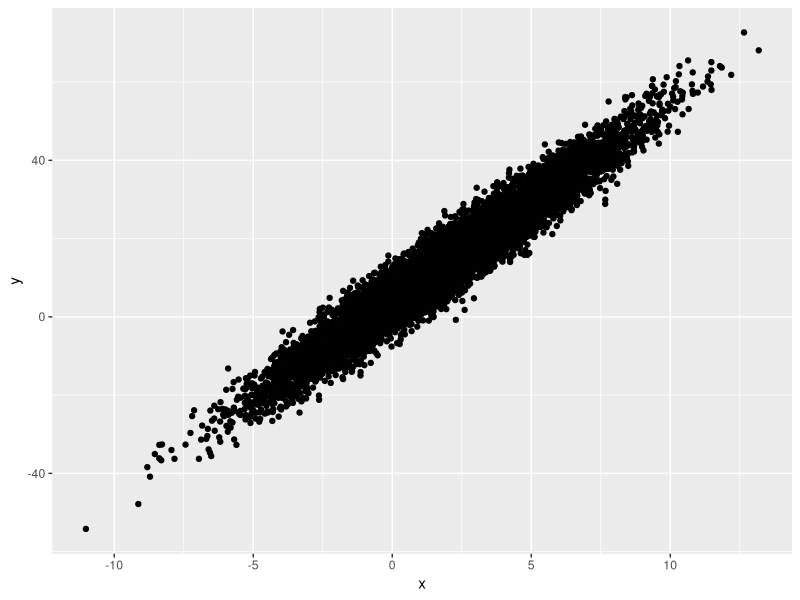
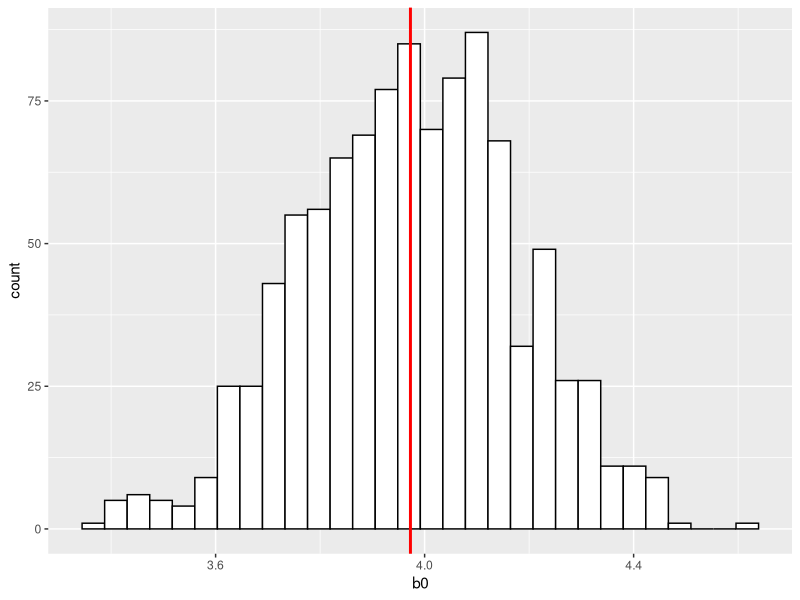
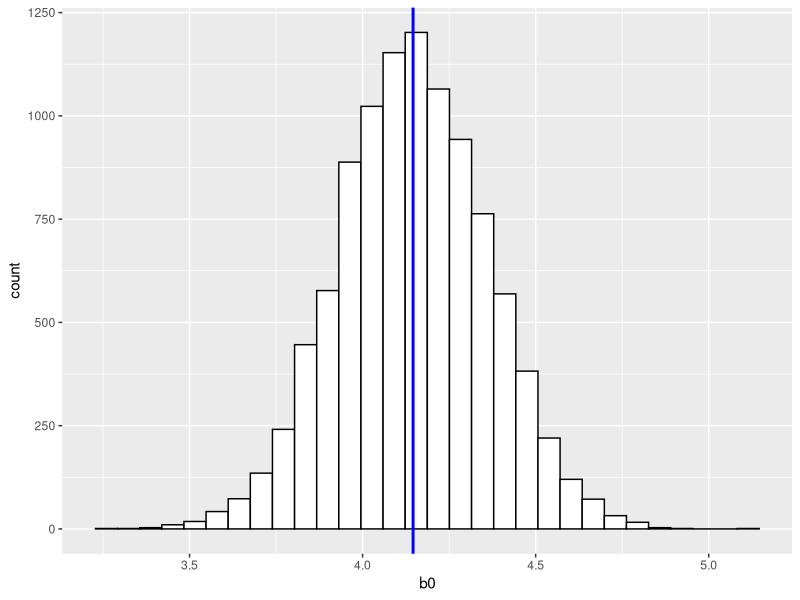

Here is the R script that generated these plots, in order:
## ---- chunk 1
library(ggplot2)
x <-rnorm(10000, mean = 2, sd = 3)
y <- 4 + 5*x + rnorm(10000,0,4)
df <- cbind.data.frame(y,x)

ggplot(data = df, aes( x =x, y =y )) + 
  geom_point()
## ---- chunk 2
# Muestras de la población
results_pop <- data.frame(b0 = double(), b1 = double())
set.seed(123)
for (i in 1:1000){
  df_train <- df[sample(nrow(df),size = 500,replace = FALSE),]
  ml_train <- lm(formula = y ~ x, data = df_train)
  results_pop[i,1] = ml_train$coefficients[[1]]
  results_pop[i,2] = ml_train$coefficients[[2]]
  
}

summary(results_pop)
print(paste0("El desvío estándar de b0 a partir de 1000 modelos es ", sd(x = results_pop$b0)))

ggplot(data = results_pop) + 
  geom_histogram( aes( x = b0), fill = "white", colour = "black")  + 
  geom_vline( aes(xintercept = mean(b0)), colour = "red", size = 1)
## ---- chunk 3
# Muestras de la población
results_sample <- data.frame(b0 = double(), b1 = double())
set.seed(456)
df_train_sample <- df[sample(nrow(df),size = 500,replace = FALSE),]
ml_train_sample <- lm(formula = y ~ x, data = df_train_sample)

results_sample[1,1] <- ml_train_sample$coefficients[[1]]
results_sample[1,2] <- ml_train_sample$coefficients[[2]]

knitr::kable(results_sample, caption = "Coefficients")
## ---- chunk 4
# Muestras de la población
results_bootstrap <- data.frame(b0 = double(), b1 = double())
set.seed(789)
for (i in 1:10000){
  df_train_bs <- df[sample(nrow(df_train_sample),size = 500,replace = TRUE),]
  ml_train_bs <- lm(formula = y ~ x, data = df_train_bs)
  results_bootstrap[i,1] = ml_train_bs$coefficients[[1]]
  results_bootstrap[i,2] = ml_train_bs$coefficients[[2]]
  
}

summary(results_bootstrap)
print(paste0("El desvío estándar de b0 a partir de 10000 modelos es ", sd(x = results_bootstrap$b0)))

ggplot(data = results_bootstrap) + 
  geom_histogram( aes( x = b0),fill = "white", colour = "black") + 
  geom_vline( aes(xintercept = mean(b0)), colour = "blue", size = 1)
## ---- chunk 5
summary(ml_train_sample)
